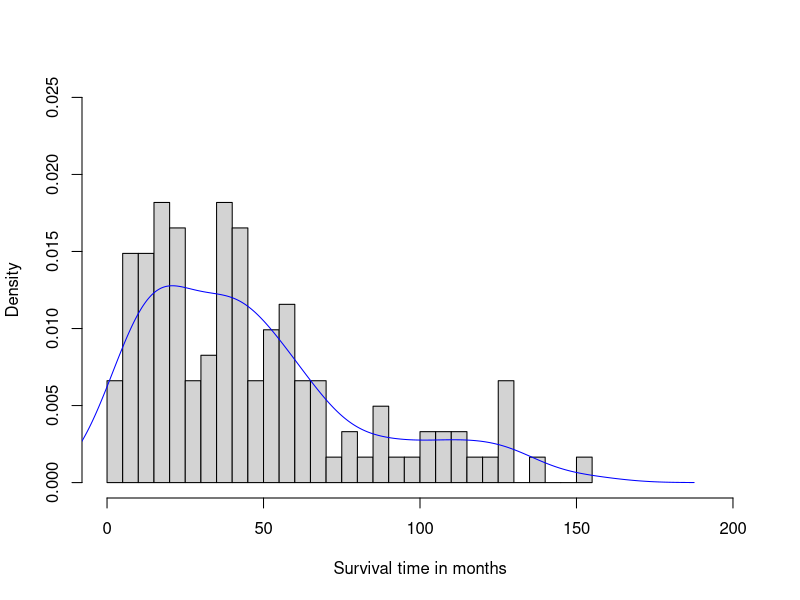

Recreate this plot in R.
x<-c(0.3,7.4,13.5,16.8,21,29.1,37,41,45,52,60,78,105,129,0.3,7.5,14.4,17.2,21.1,30,38,41,46,54,61,80,109,129,4,8.4,14.4,17.3,23,31,38,41,46,55,62,83,109,139,5,8.4,14.8,17.5,23.4,31,38,42,74,56,65,88,111,154,5.6,10.3,15.5,17.9,23.6,32,39,43,48,57,65,89,115,6.2,11,15.7,19.8,24,35,39,43,49,58,67,90,117,6.3,11.8,16.2,20.4,24,35,40,43,51,59,67,93,125,6.6,12.2,16.3,20.9,27.9,37,40,44,51,60,68,96,126,6.8,12.3,16.5,21,28.2,37,40,45,51,60,69,103,127)

hist(x,breaks = 50,probability = T,xlim = c(0,200),ylim=c(0,0.025),xlab = "Survival time in months",main="")
lines(density(x,na.rm=T),col="blue",lwd=1)
